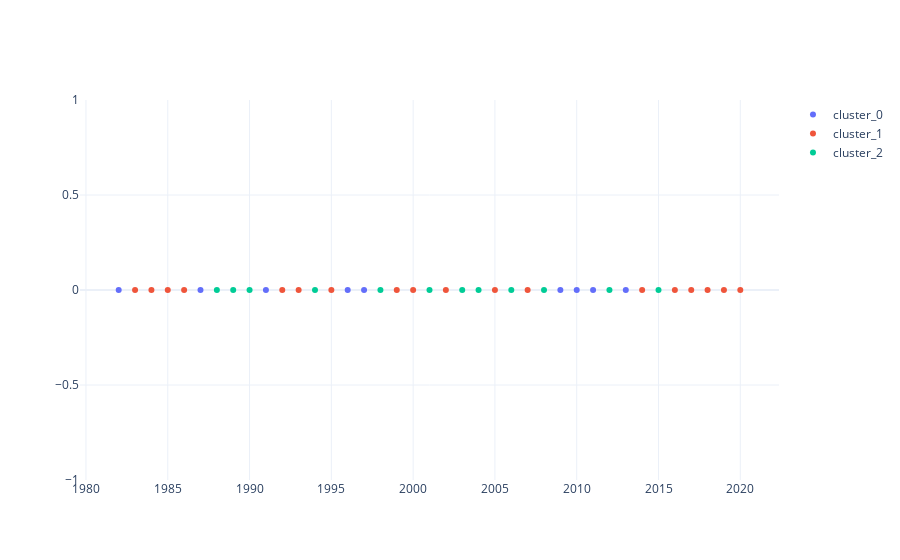

Notebook source saved alongside this figure:
### Code cell
# plots of crop years

fig = go.Figure()

for key, d in dict_cluster.items():
  fig.add_trace(
      go.Scatter(
          x=d.index, 
          y=[0 for year in d.index], 
          name=f"cluster_{key}",
          mode="markers"
          )
  )

fig.show()

### Figure 1 — Plotly figure (JSON) as saved in the notebook; plotly's stock layout.template omitted (floating-point values rounded to 4 significant figures)
{"data": [{"mode": "markers", "name": "cluster_0", "type": "scatter", "x": [1982, 1987, 1991, 1996, 1997, 2009, 2010, 2011, 2013], "y": [0, 0, 0, 0, 0, 0, 0, 0, 0]}, {"mode": "markers", "name": "cluster_1", "type": "scatter", "x": [1983, 1984, 1985, 1986, 1992, 1993, 1995, 1999, 2000, 2002, 2005, 2007, 2014, 2016, 2017, 2018, 2019, 2020], "y": [0, 0, 0, 0, 0, 0, 0, 0, 0, 0, 0, 0, 0, 0, 0, 0, 0, 0]}, {"mode": "markers", "name": "cluster_2", "type": "scatter", "x": [1988, 1989, 1990, 1994, 1998, 2001, 2003, 2004, 2006, 2008, 2012, 2015], "y": [0, 0, 0, 0, 0, 0, 0, 0, 0, 0, 0, 0]}], "layout": {}}
